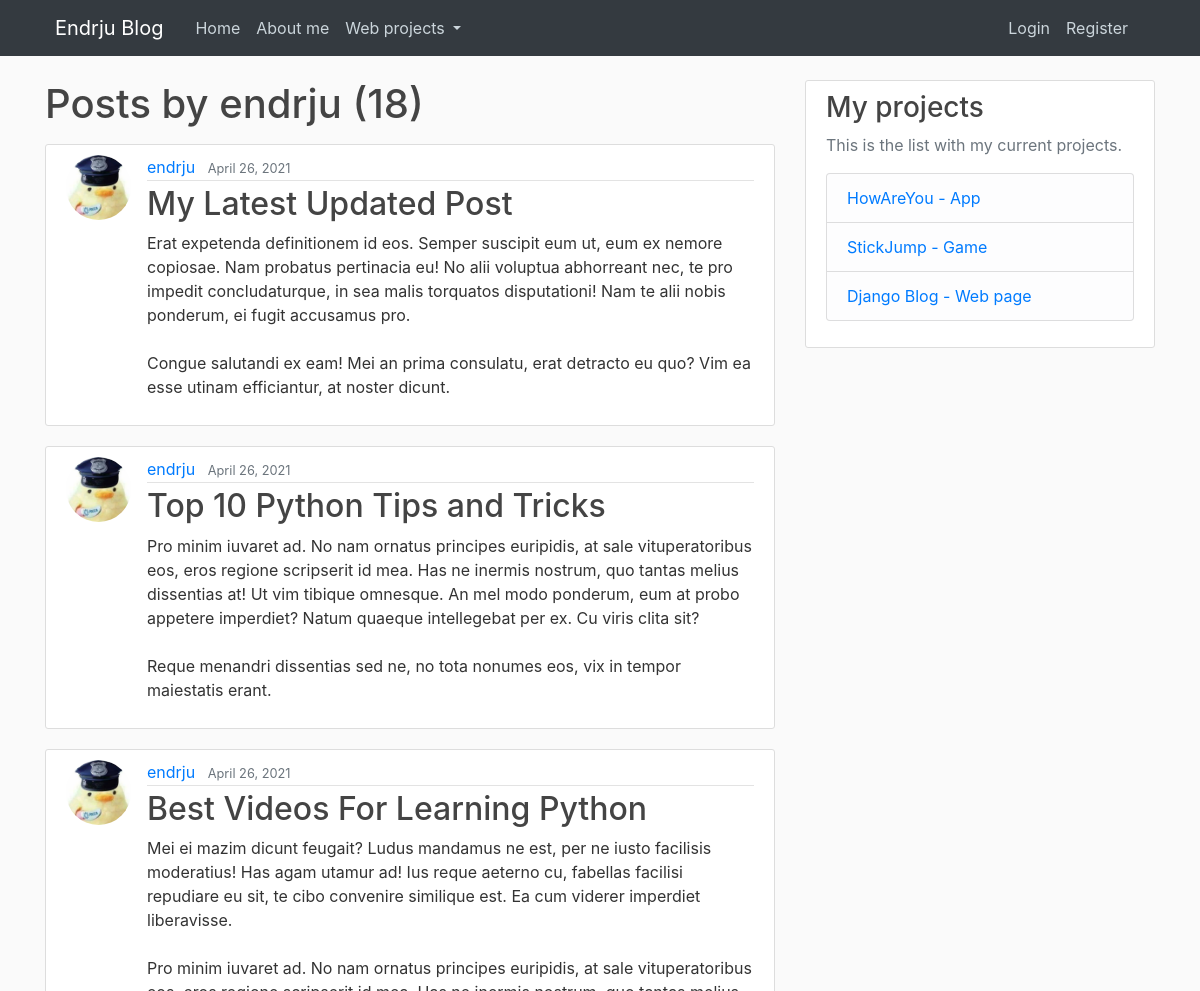
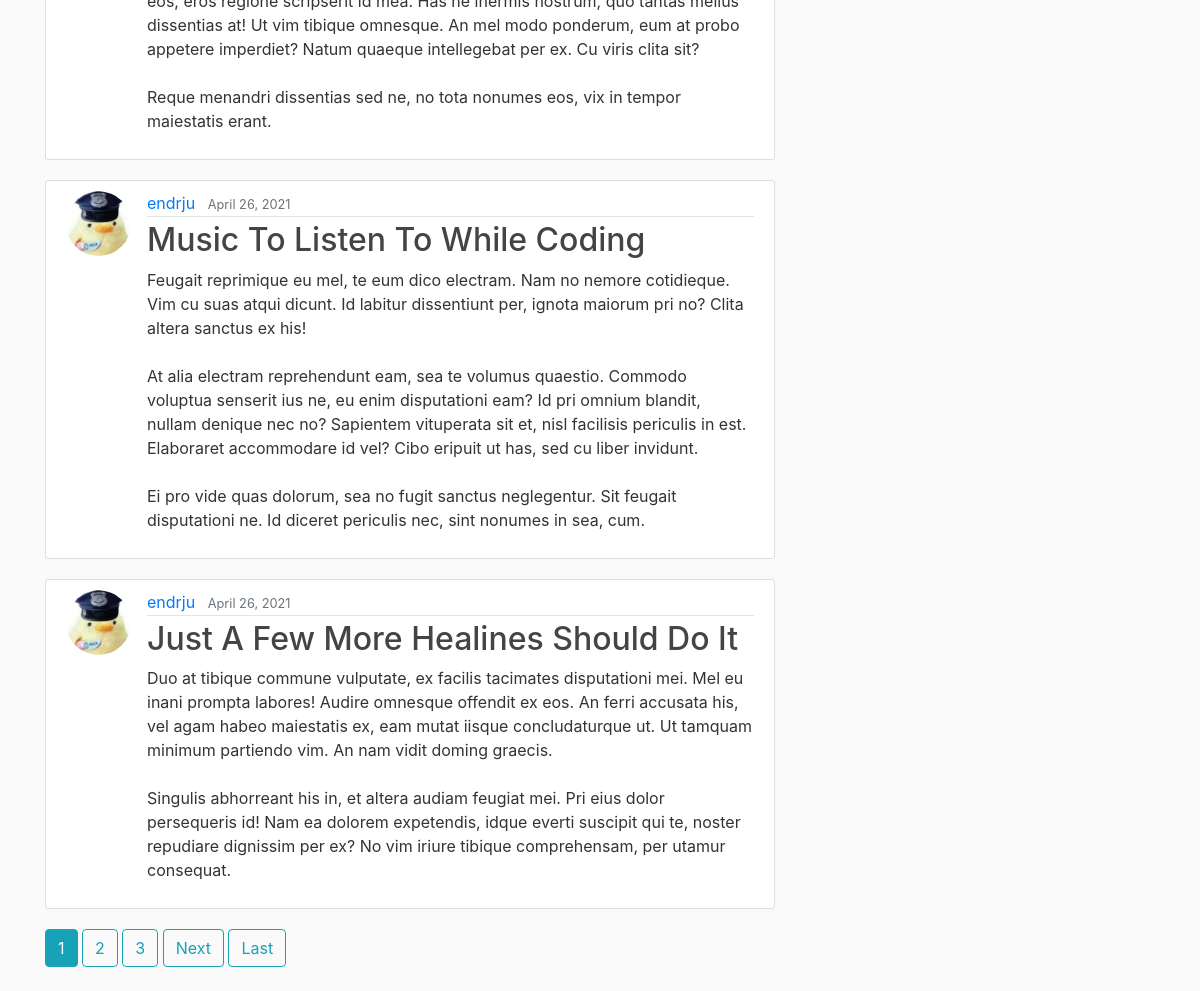
Before: /user/endrju with the older database file (2 pictures, top to bottom).
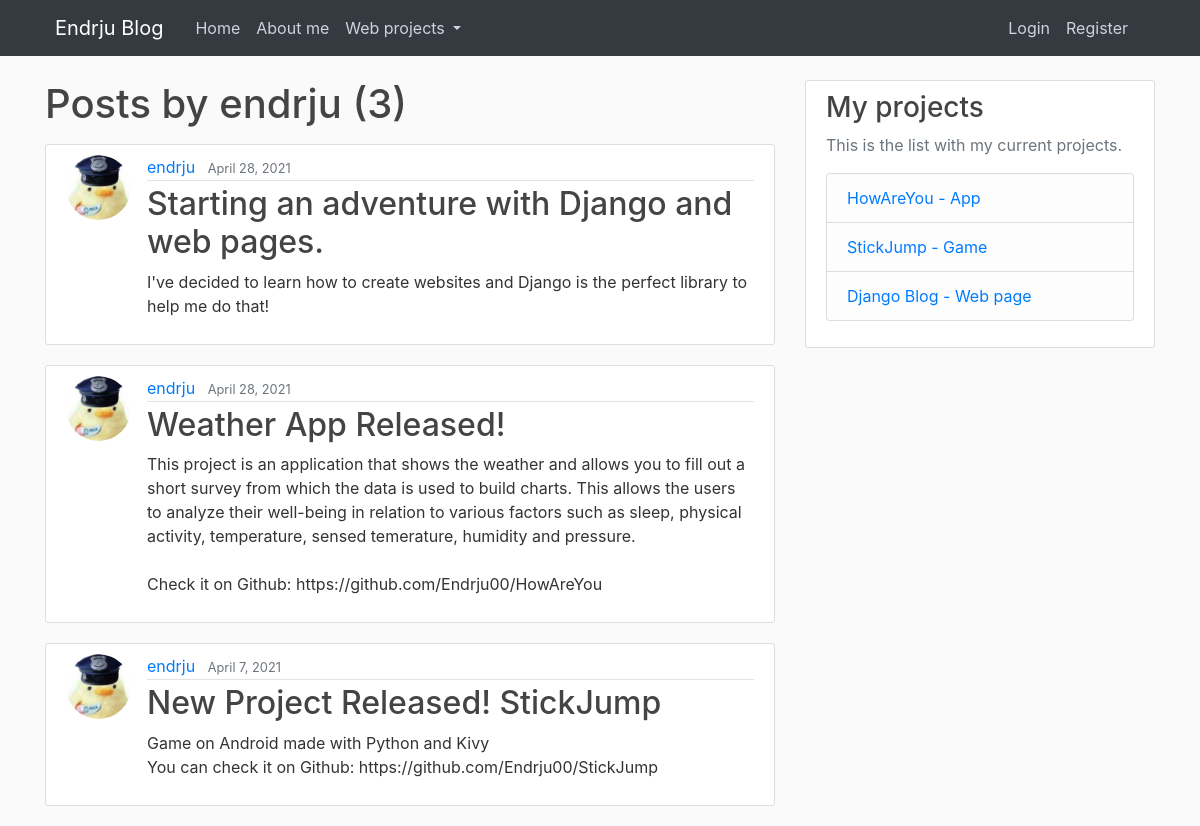
After: the same page with the newer database file.
### blog/models.py (models this page shows, shortened)
class Post(models.Model):
    title = models.CharField(max_length=100)
    content = models.TextField()
    date_posted = models.DateTimeField(default=timezone.now)
    author = models.ForeignKey(User, on_delete=models.CASCADE)

### users/models.py (models this page shows, shortened)
class Profile(models.Model):
    user = models.OneToOneField(User, on_delete=models.CASCADE)
    image = models.ImageField(default='default.jpg', upload_to='profile_pics')

### blog/views.py (the view)
# urls.py: path('user/<str:username>', UserPostListView.as_view(), name='user-posts'),
class UserPostListView(ListView):
    model = Post
    template_name = 'blog/user_posts.html'
    context_object_name = 'posts'
    paginate_by = 5
    def get_queryset(self):
        user = get_object_or_404(User, username=self.kwargs.get('username'))
        return Post.objects.filter(author=user).order_by('-date_posted')

### blog/templates/blog/user_posts.html (shortened to what this page needs)
{% extends "blog/base.html" %}
{% block content %}
    <h1 class="mb-3">Posts by {{ view.kwargs.username }} ({{ page_obj.paginator.count }})</h1>
    {% for post in posts %}
        <article class="media content-section">
            <img class="rounded-circle article-img" src="{{ post.author.profile.image.url }}">
          <div class="media-body">
            <div class="article-metadata">
              <a class="mr-2" href="{% url 'user-posts' post.author.username %}">{{ post.author }}</a>
              <small class="text-muted">{{ post.date_posted|date:"F j, Y" }}</small>
            </div>
            <h2><a class="article-title" href="{% url 'post-detail' post.id %}">{{ post.title }}</a></h2>
            <p class="article-content">{{ post.content }}</p>
          </div>
        </article>
    {% endfor %}
    {% if is_paginated %}
        {% for num in page_obj.paginator.page_range %}
            {% if page_obj.number == num %}
                <a class="btn btn-info mb-4" href="?page={{ num }}">{{ num }}</a>
            {% elif num > page_obj.number|add:'-3' and num < page_obj.number|add:'3' %}
                <a class="btn btn-outline-info mb-4" href="?page={{ num }}">{{ num }}</a>
            {% endif %}
        {% endfor %}
        {% if page_obj.has_next %}
            <a class="btn btn-outline-info mb-4" href="?page={{ page_obj.next_page_number }}">Next</a>
            <a class="btn btn-outline-info mb-4" href="?page={{ page_obj.paginator.num_pages }}">Last</a>
        {% endif %}
    {% endif %}
{% endblock content %}

Changed rows visible on the page:
removed Post: author.profile.image (picture), author "endrju", date_posted "April 26, 2021", title "My Latest Updated Post", content "Erat expetenda definitionem id eos. Semper suscipit eum ut, eum ex nemore copiosae. Nam probatus pertinacia eu! No alii voluptua abhorreant nec, te pro impedit concludaturque, in sea malis torquatos disputationi! Nam te alii nobis ponderum, ei fugit accusamus pro. Congue salutandi ex eam! Mei an prima consulatu, erat detracto eu quo? Vim ea esse utinam efficiantur, at noster dicunt."
removed Post: author.profile.image (picture), author "endrju", date_posted "April 26, 2021", title "Top 10 Python Tips and Tricks", content "Pro minim iuvaret ad. No nam ornatus principes euripidis, at sale vituperatoribus eos, eros regione scripserit id mea. Has ne inermis nostrum, quo tantas melius dissentias at! Ut vim tibique omnesque. An mel modo ponderum, eum at probo appetere imperdiet? Natum quaeque intellegebat per ex. Cu viris clita sit? Reque menandri dissentias sed ne, no tota nonumes eos, vix in tempor maiestatis erant."
removed Post: author.profile.image (picture), author "endrju", date_posted "April 26, 2021", title "Best Videos For Learning Python", content "Mei ei mazim dicunt feugait? Ludus mandamus ne est, per ne iusto facilisis moderatius! Has agam utamur ad! Ius reque aeterno cu, fabellas facilisi repudiare eu sit, te cibo convenire similique est. Ea cum viderer imperdiet liberavisse. Pro minim iuvaret ad. No nam ornatus principes euripidis, at sale vituperatoribus eos, eros regione scripserit id mea. Has ne inermis nostrum, quo tantas melius dissentias at! Ut vim tibique omnesque. An mel modo ponderum, eum at probo appetere imperdiet? Natum quaeque intellegebat per ex. Cu viris clita sit? Reque menandri dissentias sed ne, no tota nonumes eos, vix in tempor maiestatis erant."
removed Post: author.profile.image (picture), author "endrju", date_posted "April 26, 2021", title "Music To Listen To While Coding", content "Feugait reprimique eu mel, te eum dico electram. Nam no nemore cotidieque. Vim cu suas atqui dicunt. Id labitur dissentiunt per, ignota maiorum pri no? Clita altera sanctus ex his! At alia electram reprehendunt eam, sea te volumus quaestio. Commodo voluptua senserit ius ne, eu enim disputationi eam? Id pri omnium blandit, nullam denique nec no? Sapientem vituperata sit et, nisl facilisis periculis in est. Elaboraret accommodare id vel? Cibo eripuit ut has, sed cu liber invidunt. Ei pro vide quas dolorum, sea no fugit sanctus neglegentur. Sit feugait disputationi ne. Id diceret periculis nec, sint nonumes in sea, cum."
removed Post: author.profile.image (picture), author "endrju", date_posted "April 26, 2021", title "Just A Few More Healines Should Do It", content "Duo at tibique commune vulputate, ex facilis tacimates disputationi mei. Mel eu inani prompta labores! Audire omnesque offendit ex eos. An ferri accusata his, vel agam habeo maiestatis ex, eam mutat iisque concludaturque ut. Ut tamquam minimum partiendo vim. An nam vidit doming graecis. Singulis abhorreant his in, et altera audiam feugiat mei. Pri eius dolor persequeris id! Nam ea dolorem expetendis, idque everti suscipit qui te, noster repudiare dignissim per ex? No vim iriure tibique comprehensam, per utamur consequat."
added Post: author.profile.image (picture), author "endrju", date_posted "April 28, 2021", title "Starting an adventure with Django and web pages.", content "I've decided to learn how to create websites and Django is the perfect library to help me do that!"
added Post: author.profile.image (picture), author "endrju", date_posted "April 28, 2021", title "Weather App Released!", content "This project is an application that shows the weather and allows you to fill out a short survey from which the data is used to build charts. This allows the users to analyze their well-being in relation to various factors such as sleep, physical activity, temperature, sensed temerature, humidity and pressure. Check it on Github: https://github.com/Endrju00/HowAreYou"
added Post: author.profile.image (picture), author "endrju", date_posted "April 7, 2021", title "New Project Released! StickJump", content "Game on Android made with Python and Kivy You can check it on Github: https://github.com/Endrju00/StickJump"
Other visible differences:
{{ page_obj.paginator.count }}: "18" → "3"
list line gone: "1"
list line gone: "2"
list line gone: "3"
text no longer shown: "Next Last"
